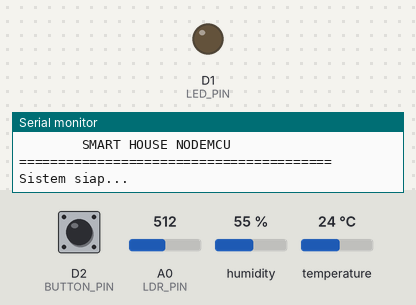
Bench run of a sketch on a simulated ESP8266 (NodeMCU). Parts: output pins drawn as LEDs (lit = HIGH), the last lines printed to the serial monitor. The test bench sets the inputs (shaded band); at power-on: D2 (BUTTON_PIN) HIGH, A0 (LDR_PIN) = 512, humidity 55 %, temperature 24 °C.

Above: at 1.2 s.
1.3 s: D2 (BUTTON_PIN) pulled LOW for 0.15 s
At 2.0 s:
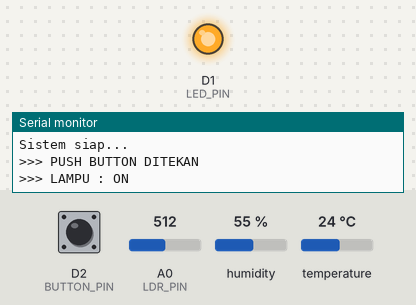
13.5 s: D2 (BUTTON_PIN) pulled LOW for 1 s
At 15.0 s:
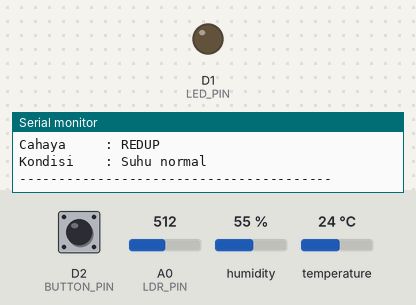
16.0 s: D2 (BUTTON_PIN) pulled LOW for 3.2 s
At 17.5 s:
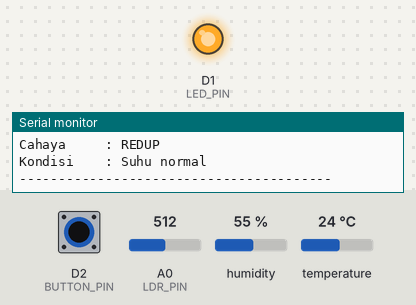
Timing chart, 0 to 19.0 s (numbered marks = the images above; inputs shaded):
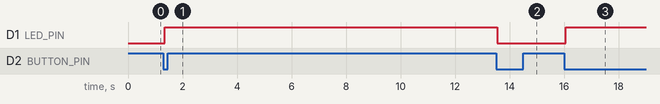

Measured:
- after the input at 1.3 s, D1 (LED_PIN): LOW → HIGH after 0.05 s
- after the input at 13.5 s, D1 (LED_PIN): HIGH → LOW after 0.05 s
- after the input at 16.0 s, D1 (LED_PIN): LOW → HIGH after 0.05 s

The sketch:

latihan2_modul2.ino
```cpp
#include <DHT.h>

#define BUTTON_PIN D2
#define LED_PIN D1
#define DHT_PIN D7
#define LDR_PIN A0

#define DHTTYPE DHT22
DHT dht(DHT_PIN, DHTTYPE);

bool lampState = false;

int buttonState;
int lastButtonState = HIGH;

unsigned long lastSensorRead = 0;
const unsigned long sensorInterval = 2000;

void setup() {

  Serial.begin(115200);

  pinMode(BUTTON_PIN, INPUT_PULLUP);

  pinMode(LED_PIN, OUTPUT);
  digitalWrite(LED_PIN, LOW);

  dht.begin();

  Serial.println();
  Serial.println("========================================");
  Serial.println("        SMART HOUSE NODEMCU");
  Serial.println("========================================");
  Serial.println("Sistem siap...");
  Serial.println();
}

void loop() {

  buttonState = digitalRead(BUTTON_PIN);

  if (buttonState == LOW && lastButtonState == HIGH) {

    lampState = !lampState;

    if (lampState) {
      Serial.println();
      Serial.println(">>> PUSH BUTTON DITEKAN");
      Serial.println(">>> LAMPU : ON");
    }
    else {
      Serial.println();
      Serial.println(">>> PUSH BUTTON DITEKAN");
      Serial.println(">>> LAMPU : OFF");
    }

    delay(50);
  }

  lastButtonState = buttonState;

  if (lampState) {
    digitalWrite(LED_PIN, HIGH);
  }
  else {
    digitalWrite(LED_PIN, LOW);
  }

  if (millis() - lastSensorRead >= sensorInterval) {

    lastSensorRead = millis();

    float temperature = dht.readTemperature();
    float humidity = dht.readHumidity();

    int ldrValue = analogRead(LDR_PIN);

    Serial.println();
    Serial.println("------------ KONDISI RUMAH ------------");

    Serial.print("Lampu      : ");

    if (lampState) {
      Serial.println("MENYALA");
    }
    else {
      Serial.println("MATI");
    }

    if (isnan(temperature)) {
      Serial.println("Suhu       : Gagal membaca DHT22");
    }
    else {
      Serial.print("Suhu       : ");
      Serial.print(temperature);
      Serial.println(" C");
    }

    if (isnan(humidity)) {
      Serial.println("Kelembapan : Gagal membaca DHT22");
    }
    else {
      Serial.print("Kelembapan : ");
      Serial.print(humidity);
      Serial.println(" %");
    }

    Serial.print("LDR        : ");
    Serial.println(ldrValue);

    Serial.print("Cahaya     : ");

    if (ldrValue < 400) {
      Serial.println("GELAP");
    }
    else if (ldrValue < 700) {
      Serial.println("REDUP");
    }
    else {
      Serial.println("TERANG");
    }

    if (!isnan(temperature)) {

      if (temperature >= 30) {
        Serial.println("Peringatan : Suhu rumah panas!");
      }
      else {
        Serial.println("Kondisi    : Suhu normal");
      }
    }

    Serial.println("----------------------------------------");
  }
}
```
